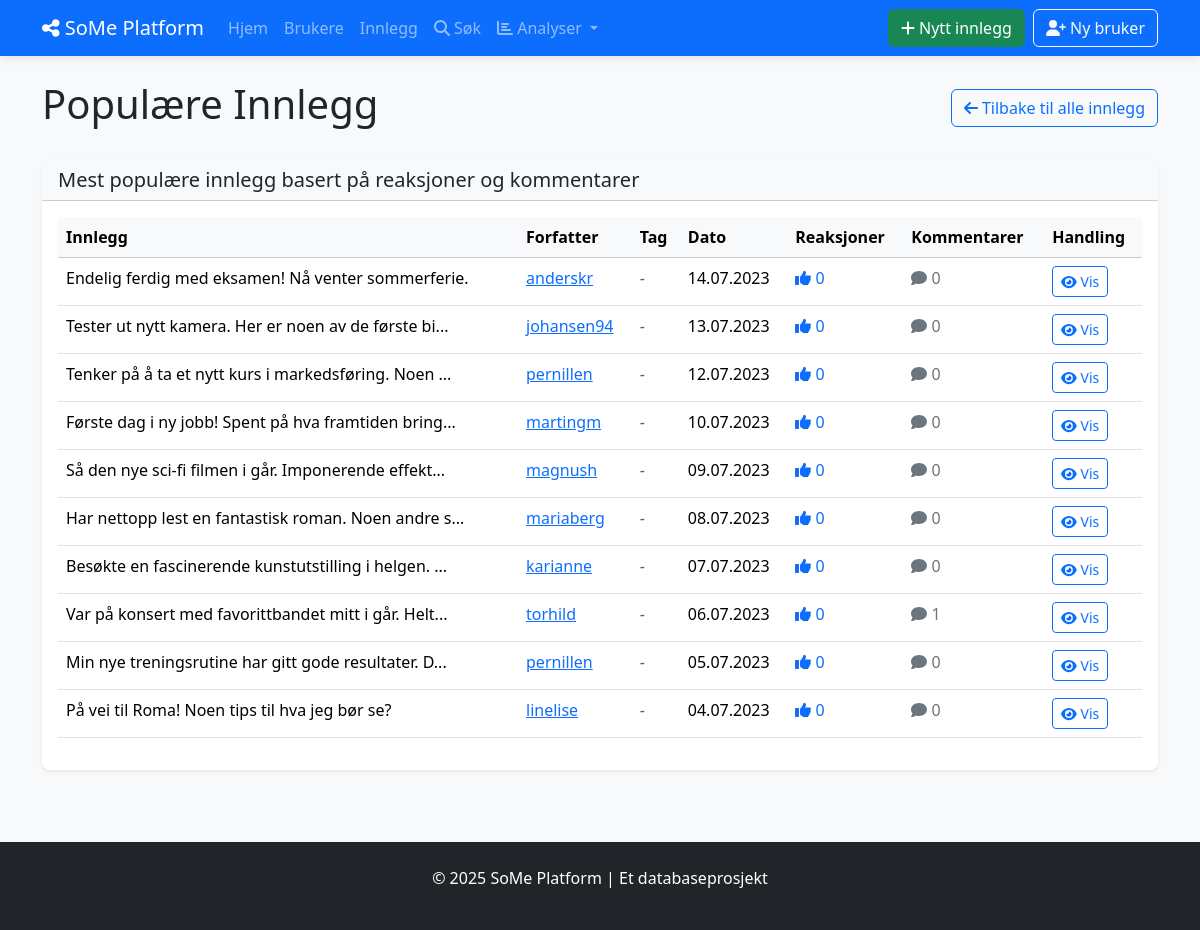
Before: /popular_posts with the older database file.
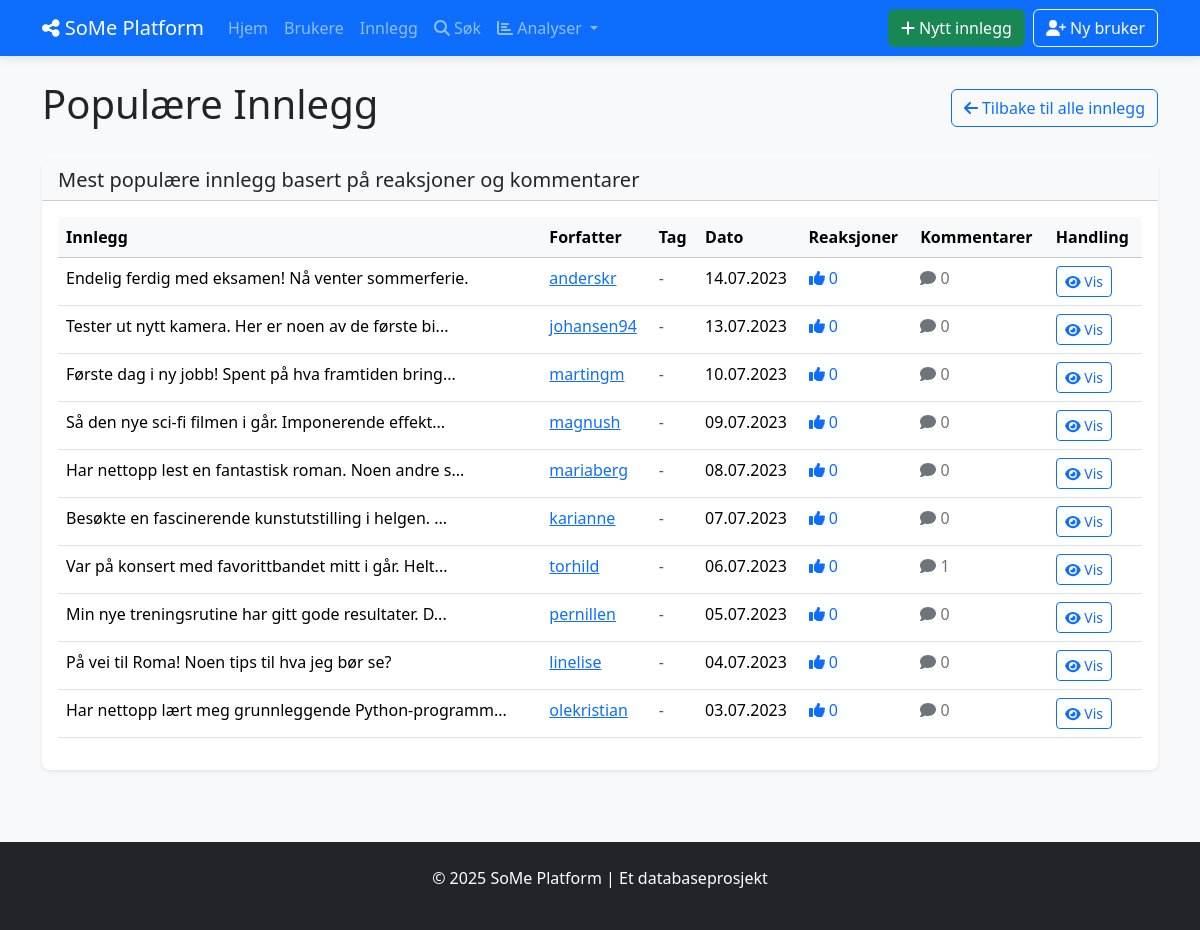
After: the same page with the newer database file.
### tables this page shows
CREATE TABLE INNLEGG (
            innlegg_id INTEGER PRIMARY KEY AUTOINCREMENT,
            innhold TEXT NOT NULL,
            opprettet_dato DATETIME NOT NULL DEFAULT CURRENT_TIMESTAMP,
            oppdatert_dato DATETIME DEFAULT CURRENT_TIMESTAMP,
            synlighet TEXT NOT NULL DEFAULT 'offentlig',
            bruker_id INTEGER NOT NULL,
            FOREIGN KEY (bruker_id) REFERENCES BRUKERE(bruker_id) ON DELETE CASCADE
        );

CREATE TABLE BRUKERE (
            bruker_id INTEGER PRIMARY KEY AUTOINCREMENT,
            brukernavn TEXT NOT NULL UNIQUE,
            epost TEXT NOT NULL UNIQUE,
            passord_hash TEXT NOT NULL,
            profilbilde TEXT,
            bio TEXT,
            registrerings_dato DATE NOT NULL DEFAULT CURRENT_DATE,
            fødselsdato DATE,
            status TEXT DEFAULT 'aktiv'
        );

### social_media_app/app.py (the view)
@app.route('/popular_posts')
def popular_posts():
    with Database() as db:
        posts = db.fetchall("""
            SELECT
                i.innlegg_id,
                i.innhold,
                i.opprettet_dato,
                i.synlighet,
                b.bruker_id,
                b.brukernavn,
                b.profilbilde,
                t.navn AS tag_navn,
                COUNT(DISTINCT r.reaksjon_id) AS antall_reaksjoner,
                COUNT(DISTINCT k.kommentar_id) AS antall_kommentarer
            FROM INNLEGG i
            JOIN BRUKERE b ON i.bruker_id = b.bruker_id
            LEFT JOIN INNLEGG_TAGGER it ON i.innlegg_id = it.innlegg_id
            LEFT JOIN TAGGER t ON it.tag_id = t.tag_id
            LEFT JOIN REAKSJONER r ON i.innlegg_id = r.innlegg_id
            LEFT JOIN KOMMENTARER k ON i.innlegg_id = k.innlegg_id
            WHERE i.synlighet = 'offentlig'
            GROUP BY i.innlegg_id, t.tag_id
            ORDER BY antall_reaksjoner DESC, i.opprettet_dato DESC
            LIMIT 10
        """)
        posts = [format_date_fields(post, ['opprettet_dato']) for post in posts]
    return render_template('analytics/popular_posts.html', posts=posts)

### social_media_app/app.py (called while the page is built)
def format_date_fields(item, date_fields=None):
    if not item:
        return None
    if not isinstance(item, dict):
        item = dict(item)
    if date_fields:
        for field in date_fields:
            if field in item and item[field]:
                try:
                    if 'T' in item[field]:  # ISO format
                        item[field] = datetime.fromisoformat(item[field].replace('Z', '+00:00'))
                    else:  # SQLite default format
                        item[field] = datetime.strptime(item[field], '%Y-%m-%d %H:%M:%S')
                except (ValueError, TypeError):
                    try:
                        item[field] = datetime.strptime(item[field], '%Y-%m-%d')
                    except (ValueError, TypeError):
                        pass  # Keep original if parsing fails
    return item

### social_media_app/db_config.py (called while the page is built)
    def __enter__(self):
        return self

    def __exit__(self, exc_type, exc_val, exc_tb):
        self.cursor.close()
        if self.conn:
            self.conn.close()

    def fetchall(self, sql, params=None):
        self.cursor.execute(sql, params or ())
        return self.cursor.fetchall()

### social_media_app/templates/analytics/popular_posts.html (shortened to what this page needs)
{% extends "base.html" %}
{% block content %}
<div class="d-flex justify-content-between align-items-center mb-4">
    <h1>Populære Innlegg</h1>
    <a href="{{ url_for('list_posts') }}" class="btn btn-outline-primary">
        <i class="fas fa-arrow-left"></i> Tilbake til alle innlegg
    </a>
</div>
<div class="card shadow-sm mb-4">
    <div class="card-header bg-light">
        <h2 class="h5 mb-0">Mest populære innlegg basert på reaksjoner og kommentarer</h2>
    </div>
    <div class="card-body">
        {% if posts %}
            <div class="table-responsive">
                <table class="table table-hover">
                    <thead class="table-light">
                        <tr>
                            <th>Innlegg</th>
                            <th>Forfatter</th>
                            <th>Tag</th>
                            <th>Dato</th>
                            <th>Reaksjoner</th>
                            <th>Kommentarer</th>
                            <th>Handling</th>
                        </tr>
                    </thead>
                    <tbody>
                        {% for post in posts %}
                        <tr>
                            <td>
                                {% if post.innhold|length > 50 %}
                                    {{ post.innhold[:50] }}...
                                {% else %}
                                    {{ post.innhold }}
                                {% endif %}
                            </td>
                            <td>
                                <a href="{{ url_for('view_user', user_id=post.bruker_id) }}">
                                    {{ post.brukernavn }}
                                </a>
                            </td>
                            <td>
                                {% if post.tag_navn %}
                                    <span class="badge bg-primary">{{ post.tag_navn }}</span>
                                {% else %}
                                    <span class="text-muted">-</span>
                                {% endif %}
                            </td>
                            <td>{{ post.opprettet_dato.strftime('%d.%m.%Y') }}</td>
                            <td>
                                <span class="text-primary">
                                    <i class="fas fa-thumbs-up"></i> {{ post.antall_reaksjoner }}
                                </span>
                            </td>
                            <td>
                                <span class="text-secondary">
                                    <i class="fas fa-comment"></i> {{ post.antall_kommentarer }}
                                </span>
                            </td>
                            <td>
                                <a href="{{ url_for('view_post', post_id=post.innlegg_id) }}" class="btn btn-sm btn-outline-primary">
                                    <i class="fas fa-eye"></i> Vis
                                </a>
                            </td>
                        </tr>
                        {% endfor %}
                    </tbody>
                </table>
            </div>
        {% else %}
            <div class="alert alert-info">
                Ingen innlegg funnet.
            </div>
        {% endif %}
    </div>
</div>
{% endblock %}

Changed rows visible on the page:
no longer on this page (row edited): INNLEGG: innhold "Tenker på å ta et nytt kurs i markedsføring. Noen", brukernavn "pernillen", opprettet_dato "12.07.2023", antall_reaksjoner "0", antall_kommentarer "0"
now on this page (row unchanged): INNLEGG: innhold "Har nettopp lært meg grunnleggende Python-programm", brukernavn "olekristian", opprettet_dato "03.07.2023", antall_reaksjoner "0", antall_kommentarer "0"
